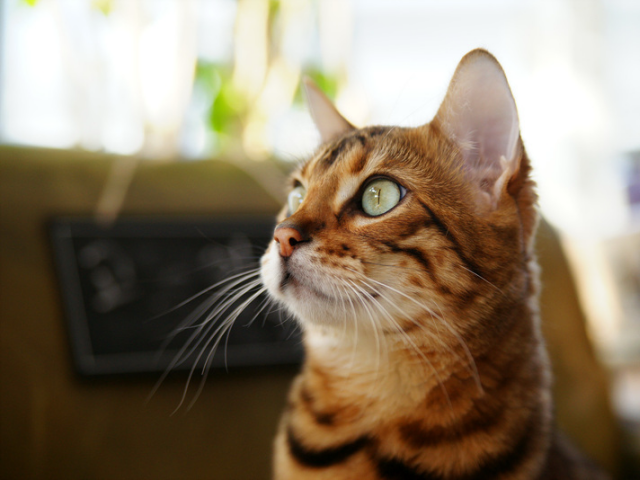
#> input picture ch_1/figure/fig/cat.bmp, 640 x 480 px
$ jupyter execute --allow-errors '0502_29복습.ipynb'
#> lines starting #> are read from the running program, lines starting #| are printed output that depends on the picture; after the words box and inside, x2 and y2 are one past the last pixel; in counts of white or black regions, pixels touching at a corner belong together
[cell 1]
import cv2, sys
import numpy as np

import matplotlib.pyplot as plt

[cell 2]
img = cv2.imread('../ch_1/figure/fig/cat.bmp')
#> img is the input picture: shape (480, 640, 3); mean B, G, R 104.5, 125.6, 140.8
img_resize = cv2.resize(img, (200, 200), interpolation = cv2.INTER_AREA)
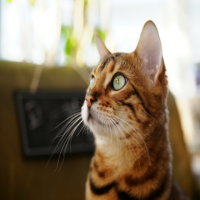
#> img_resize: shape (200, 200, 3); mean B, G, R 104.5, 125.6, 140.8

if img is None:
    print('image read failed')
    sys.exit()

cv2.namedWindow('image', cv2.WINDOW_AUTOSIZE)
cv2.imshow('image', img)
cv2.imshow('image_re', img_resize)

while True:
    key = cv2.waitKey()
#> (key q is pressed here)

    if key == 27 or key == ord('q'):
        break

cv2.destroyAllWindows()

[cell 3]
import glob

[cell 4]
img_lista = glob.glob('../ch_1/figure/images/*.*')
# print(img_lista)

cv2.namedWindow('scene', cv2.WINDOW_NORMAL)
cv2.setWindowProperty('scene', cv2.WND_PROP_FULLSCREEN,
                     cv2.WINDOW_FULLSCREEN)

idx = 0
#> (the rest of this cell did not finish here and is left out)

[cell 5]
src = cv2.imread('../ch_1/figure/fig/airplane.bmp')
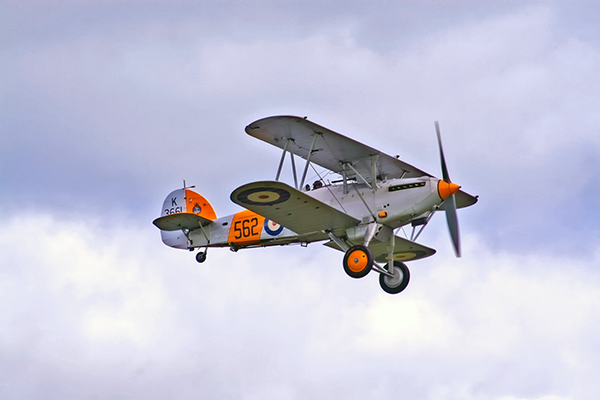
#> input picture ch_1/figure/fig/airplane.bmp, 600 x 400 px
#> src is the input picture: shape (400, 600, 3); mean B, G, R 217.1, 197.6, 196.8
mask = cv2.imread('../ch_1/figure/fig/mask_plane.bmp', 0)
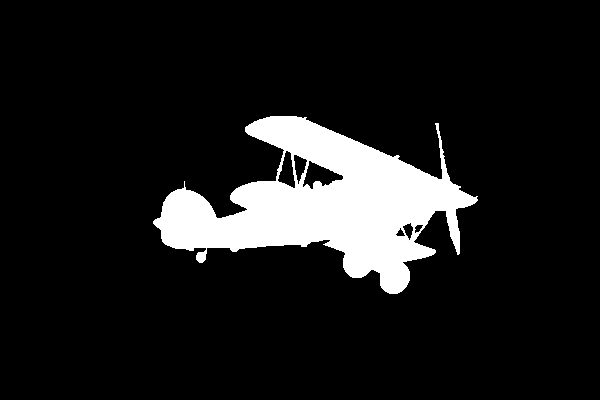
#> input picture ch_1/figure/fig/mask_plane.bmp, 600 x 400 px
#> mask: shape (400, 600); 10.8% white; 1 white region, box (x1, y1, x2, y2) and area: (153, 116, 478, 294) 25896
dst = cv2.imread('../ch_1/figure/fig/field.bmp')

#> (the rest of this cell did not finish here and is left out)

[cell 6]
img = np.full((600, 1200, 3), (255, 255, 255), np.uint8)

cv2.line(img, (50, 50), (300, 50), (0, 0,255), 4, cv2.LINE_8)
cv2.arrowedLine(img, (300, 50), (300, 300), (0, 0,255), 4, cv2.LINE_8)

cv2.rectangle(img, (50, 400), (200, 500), (0, 0,255), 4, cv2.LINE_8)
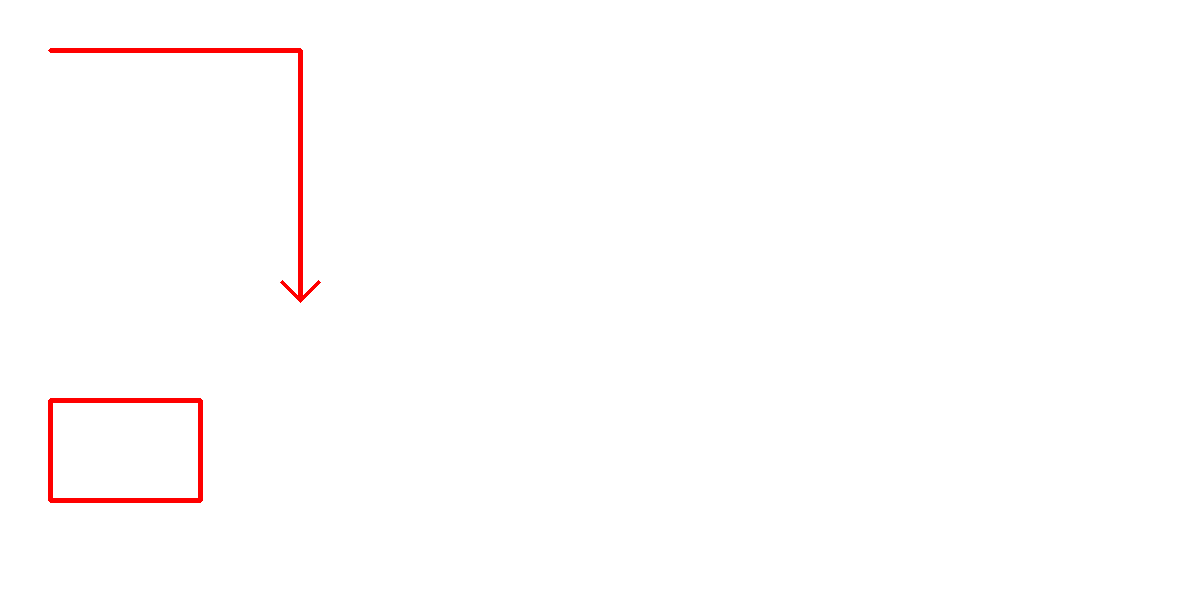
#> img: shape (600, 1200, 3); mean B, G, R 253.2, 253.2, 255
cv2.rectangle(img, (50, 400, 100, 100), (0, 0,255), -1, cv2.LINE_8)

cv2.circle(img, (300, 300), 100, (255, 0, 0), 3, cv2.LINE_AA)

cv2.putText(img, 'Opnecv', (400, 500), cv2.FONT_HERSHEY_SCRIPT_COMPLEX, 0.8, (0, 0, 0), 1, cv2.LINE_AA)
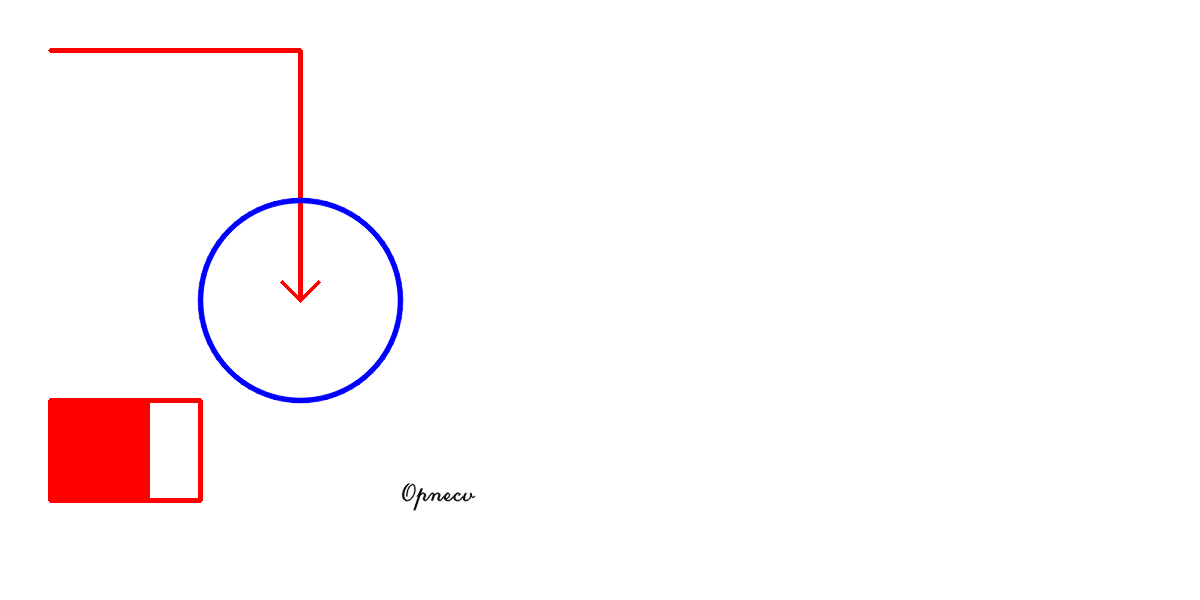
#> img: shape (600, 1200, 3); mean B, G, R 249.8, 248.6, 253.7

cv2.imshow('img', img)

cv2.waitKey()
cv2.destroyAllWindows()

[cell 7]
cap = cv2.VideoCapture(0)

if not cap.isOpened():
    print('video open failed')
    sys.exit()

w = int(cap.get(cv2.CAP_PROP_FRAME_WIDTH))
h = int(cap.get(cv2.CAP_PROP_FRAME_HEIGHT))
fps = int(cap.get(cv2.CAP_PROP_FPS)*0.7)
fourcc = cv2.VideoWriter_fourcc(*'DIVX')

out = cv2.VideoWriter('output_blur.avi', fourcc, fps, (w, h))

while True:
    ret, frame = cap.read()
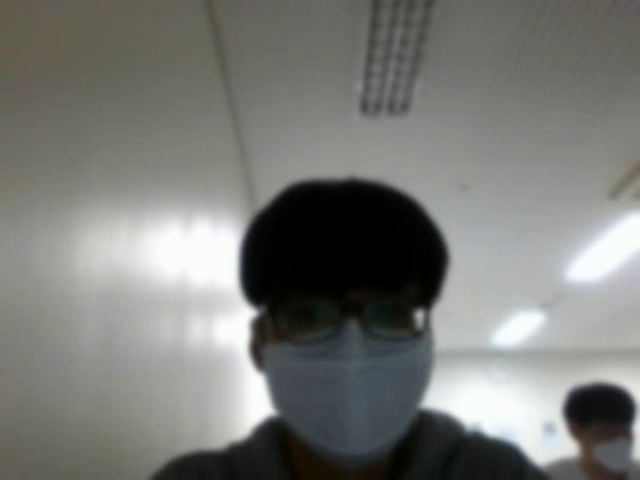
#> input picture frame 6 of vision_self/output_blur.avi, 640 x 480 px, given in place of the camera
#> frame is the input picture: shape (480, 640, 3); mean B, G, R 118.2, 121.8, 120.5

    if not ret:
        print('video read failed')
        break

    blur = cv2.GaussianBlur(frame, (0, 0), 3)
    edge = cv2.Canny(frame, 50, 150)
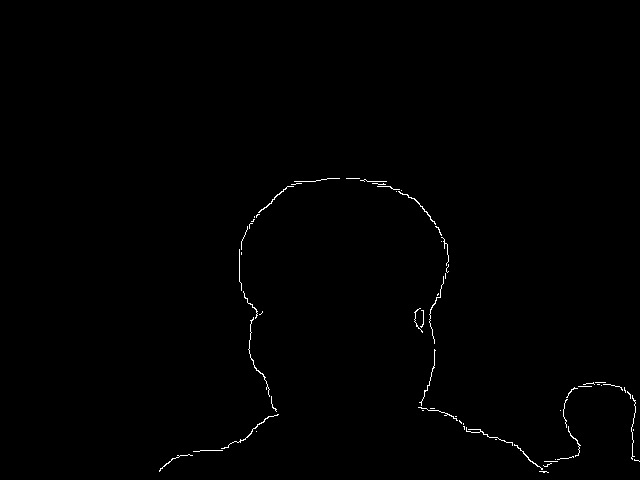
#> edge: shape (480, 640); 0.49% white in thin lines or dots, all inside (x1, y1, x2, y2) = (159, 178, 640, 473)
    out.write(blur)

    cv2.imshow('image', frame)
    cv2.imshow('edge', edge)
    cv2.imshow('blur', blur)

    keycode = cv2.waitKey(30)
#> (key q is pressed here)

    if keycode == 27:
        break

    elif keycode == ord('i'):
        inv = 255 - edge

    elif keycode == ord('s'):
        cv2.imwrite('my_photo.png', blur)

cap.release()
out.release()
cv2.destroyAllWindows()

[cell 8]
def call_mouse(event, x, y, flags, param):
    global oldx, oldy

    if event == cv2.EVENT_LBUTTONDOWN:
        print('left button down : ', x, y)
        oldx, oldy = x, y

    elif event == cv2.EVENT_MOUSEMOVE:
        if flags & cv2.EVENT_FLAG_LBUTTON:
            cv2.line(img, (oldx, oldy), (x, y), (0, 0, 255), 4, cv2.LINE_AA)
            cv2.imshow('image', img)

            oldx, oldy = x, y


img = np.ones((500, 700, 3), np.uint8)*255

cv2.namedWindow('image')

cv2.setMouseCallback('image', call_mouse, img)
cv2.imshow('image', img)

cv2.waitKey()
cv2.destroyAllWindows()

[cell 9]
def call_track(pos):
    print(pos)
    img[:] = np.round(img1*(pos/255), 0)
    cv2.imshow('image', img)


img = cv2.imread('../ch_1/figure/fig/puppy.bmp', cv2.IMREAD_GRAYSCALE)

#> (the rest of this cell did not finish here and is left out)

[cell 10]
src1 = cv2.imread('../Ch_3_Basic_img_proc/fig/lenna256.bmp', 0)
src2 = np.zeros((256, 256), np.uint8)

cv2.circle(src2, (128, 128), 100, 200, -1)
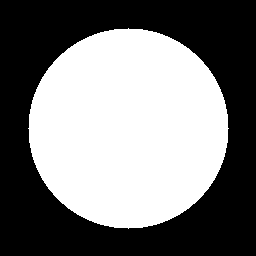
#> src2: shape (256, 256); values 0 (black) and 200 (white), 47.9% white; 1 white region, box (x1, y1, x2, y2) and area: (28, 28, 229, 229) 31417
cv2.circle(src2, (128, 128), 50, 50, -1)
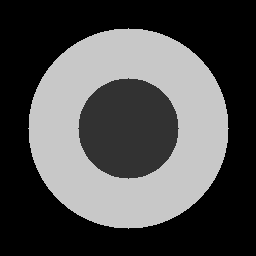
#> src2: shape (256, 256); 11.97% of pixels changed, all inside (x1, y1, x2, y2) = (78, 78, 179, 179)

#> (the rest of this cell did not finish here and is left out)

[cell 11]
img = cv2.imread('../Ch_3_Basic_img_proc/fig/flowers.jpg', 1)
#> (the rest of this cell did not finish here and is left out)

[cell 12]
src = cv2.imread('../Ch_3_Basic_img_proc/fig/lenna.bmp', 0)

hist = cv2.calcHist([src], [0], None, [256], [0, 256])
#> hist = 256 values from 0 to 0

cv2.imshow('src', src)

plt.plot(hist)
plt.show()
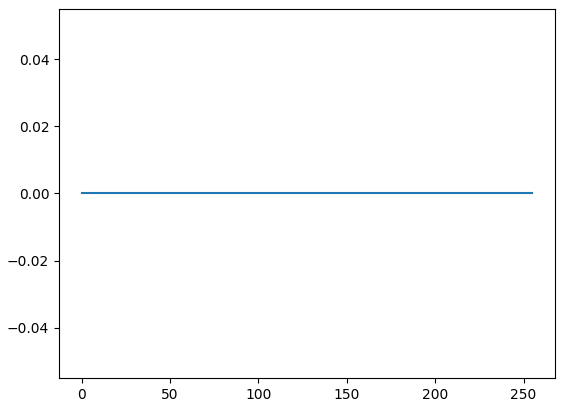
#> figure drawn by matplotlib, 1 panel

cv2.waitKey()
cv2.destroyAllWindows()

[cell 13]
src = cv2.imread('../Ch_3_Basic_img_proc/fig/lenna.bmp', 1)

hist_b = cv2.calcHist([src], [0], None, [256], [0, 256])
#> hist_b = 256 values from 0 to 0
#> (the rest of this cell did not finish here and is left out)
